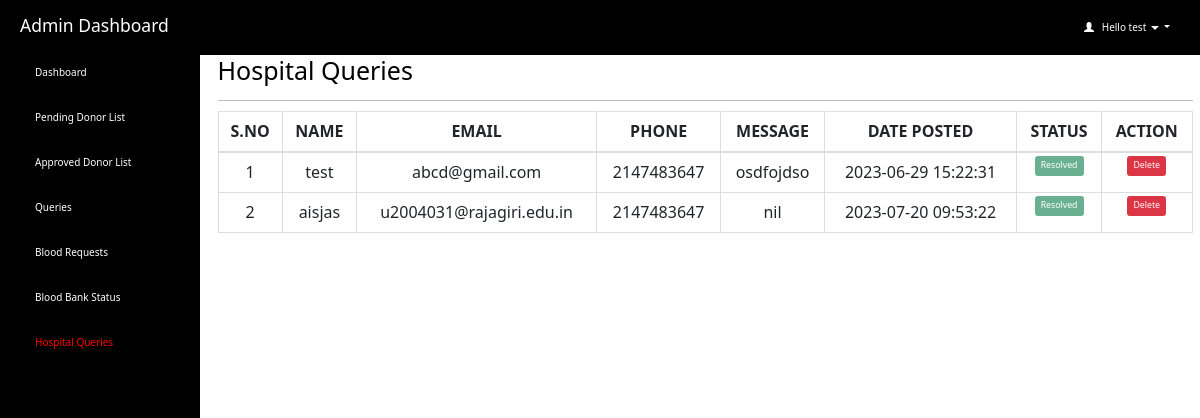
Page /admin/hospital_query.php (signed in) on the committed database.
### tables this page shows
CREATE TABLE `contact_admin` (
  `id` int(200) NOT NULL,
  `query_name` varchar(30) NOT NULL,
  `query_phone` int(10) NOT NULL,
  `query_email` varchar(40) NOT NULL,
  `query_message` varchar(1000) NOT NULL,
  `date_time` timestamp NOT NULL DEFAULT current_timestamp() ON UPDATE current_timestamp(),
  `query_status` varchar(15) NOT NULL DEFAULT 'pending'
);

### admin/hospital_query.php (the view, shortened to what this page needs)
<html>
<head>
  <link rel="stylesheet" href="https://maxcdn.bootstrapcdn.com/bootstrap/3.4.1/css/bootstrap.min.css">
</head>
<?php
include 'connection.php';
  if (isset($_SESSION['loggedin']) && $_SESSION['loggedin'] == true) {
  ?>
<body style="color: black">
  <div id="header">
    <?php include 'header.php'; ?>
  </div>
  <div id="sidebar">
    <?php $active = "hospital_query";
    include 'sidebar.php'; ?>
  </div>
  <div id="content">
    <div class="content-wrapper">
      <div class="container-fluid">
        <div class="row">
          <div class="col-md-12 lg-12 sm-12">
            <h1 class="page-title">Hospital Queries</h1>
          </div>
        </div>
        <hr>
        <?php
        include 'connection.php';
        $count = 1;
        $sql = "SELECT * FROM contact_admin";
        $result = mysqli_query($connection, $sql);
        if (mysqli_num_rows($result) > 0) {
        ?>
          <div class="table-responsive">
            <table class="table table-bordered" style="text-align: center">
              <thead style="text-align: center">
                <th style="text-align: center">S.NO</th>
                <th style="text-align: center">NAME</th>
                <th style="text-align: center">EMAIL</th>
                <th style="text-align: center">PHONE</th>
                <th style="text-align: center">MESSAGE</th>
                <th style="text-align: center">DATE POSTED</th>
                <th style="text-align: center">STATUS</th>
                <th style="text-align: center">ACTION</th>
              </thead>
              <tbody>
                <?php
                while ($row = mysqli_fetch_assoc($result)) {
                  $queryId = $row['id'];
                ?>
                  <tr>
                    <td><?php echo $count++; ?></td>
                    <td><?php echo $row['query_name']; ?></td>
                    <td><?php echo $row['query_email']; ?></td>
                    <td><?php echo $row['query_phone']; ?></td>
                    <td><?php echo $row['query_message']; ?></td>
                    <td><?php echo $row['date_time']; ?></td>
                    <?php if ($row['query_status'] == "pending") { ?>
                    <td id="btn-text">
                    <button class="btn btn-primary btn-sm btn-secondary" onclick="clickme(<?php echo $queryId; ?>)">Pending</button>
                    </td>
                    <?php } else { ?>
                    <td id="btn-text"><button type="button" class="btn btn-primary btn-sm btn-success" disabled>Resolved</button></td>
                    <?php } ?>
                    <td id="btn-text">
                      <button class="btn btn-primary btn-sm btn-danger" onclick="window.location.href = 'delete_hpt_query.php?id=<?php echo $queryId; ?>';">Delete</a>
                    </td>
                  </tr>
                <?php } ?>
              </tbody>
            </table>
          </div>
        <?php } ?>
        </div>
      </div>
    </div>
   <?php }
    ?>
</body>
</html>

### admin/header.php (shortened to what this page needs)
<html>
<head>
  <link rel="stylesheet" href="https://cdn.jsdelivr.net/npm/bootstrap@5.7.0/dist/css/bootstrap.min.css">
</head>
<body>
  <header class="dashboard-header">
    <h3>Admin Dashboard</h3>
    <div class="user-info dropdown">
      <a id="act" class="dropdown-toggle usr" style="text-decoration:none" data-toggle="dropdown" href="#">
        <span class="glyphicon glyphicon-user"></span>&nbsp;&nbsp;
        <?php
        include 'connection.php';
        $username=$_SESSION['username'];
        $sql="select * from admin_info where admin_username='$username'";
        $result=mysqli_query($connection,$sql) or die("query failed.");
        $row=mysqli_fetch_assoc($result);
        echo "Hello ".$row['admin_name'];
        ?>
        <span class="caret"></span>
  </a>
  </div>
  </header>
</body>
</html>

### admin/hospital_query.php (style rules this page uses)
#sidebar { position: fixed; margin-top: -20px }
#content { position: relative; margin-left: 210px }
#btn-text { font-size: 14px; font-weight: 600; text-transform: uppercase; padding: 3px 7px; color: #fff; text-decoration: none; border-radius: 3px; align: center }

### admin/header.php (style rules this page uses)
.dashboard-header { background-color: #000; color: #fff; padding: 10px 20px; display: flex; align-items: center; justify-content: space-between; }
.dashboard-header .user-info { display: flex; align-items: center; position: relative; }
.usr { padding: 10px; color: #fff; }

### rows in the picture
contact_admin: query_name "test", query_email "abcd@gmail.com", query_phone "2147483647", query_message "osdfojdso", date_time "2023-06-29 15:22:31", query_status "Resolved"
contact_admin: query_name "aisjas", query_email "u2004031@rajagiri.edu.in", query_phone "2147483647", query_message "nil", date_time "2023-07-20 09:53:22", query_status "Resolved"

### other values in the picture
$row['admin_name'] "test"
